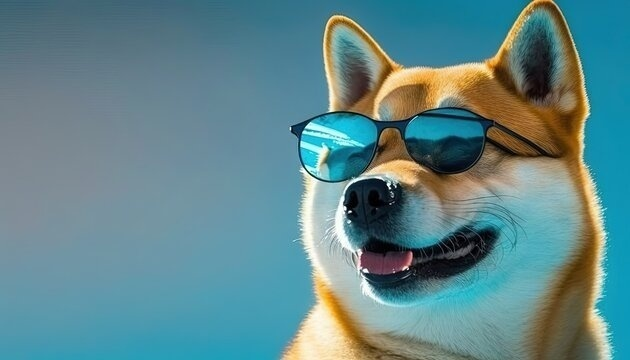
#> input picture DOGe.jpg, 630 x 360 px, found by its file name
$ jupyter execute chap147.ipynb
#> lines starting #> are read from the running program, lines starting #| are printed output that depends on the picture; after the words box and inside, x2 and y2 are one past the last pixel; in counts of white or black regions, pixels touching at a corner belong together
##### Chap 1.4.7 Cany Edge

[cell 1]
import cv2
import numpy as np
from matplotlib import pyplot as plt

[cell 2]
img = cv2.imread('doge.jpg',0)
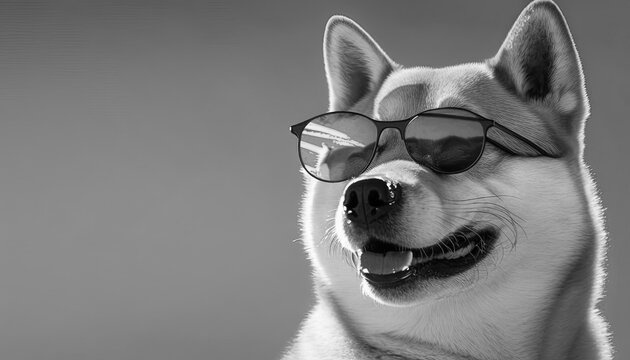
#> img: shape (360, 630); min 0, max 255, mean 123.6
edges = cv2.Canny(img,150,250)
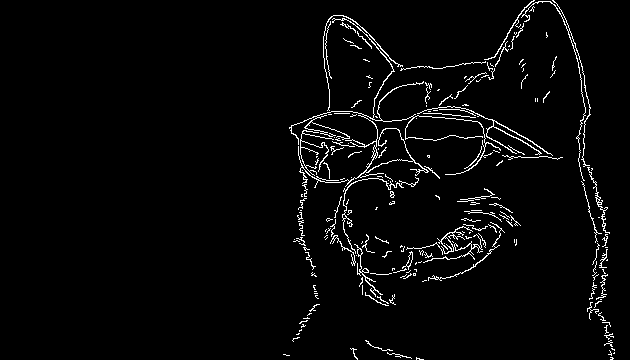
#> edges: shape (360, 630); 3% white in thin lines or dots, all inside (x1, y1, x2, y2) = (283, 0, 615, 360)
plt.subplot(121),plt.imshow(img,cmap = 'gray')
plt.title('Original Image'), plt.xticks([]), plt.yticks([])
plt.subplot(122),plt.imshow(edges,cmap = 'gray')
plt.title('Edge Image'), plt.xticks([]), plt.yticks([])
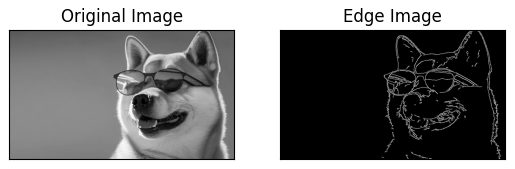
#> figure drawn by matplotlib, 2 panels

$ run again, with a.jpg copied over DOGe.jpg
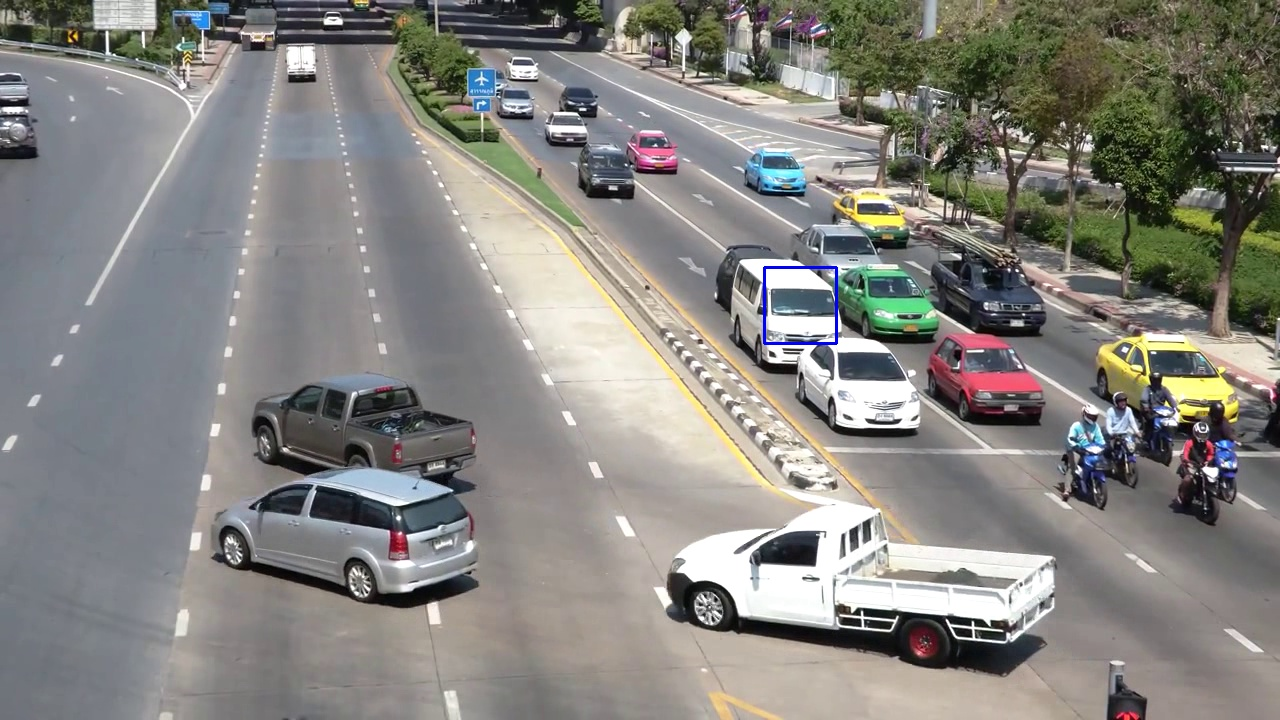
#> input picture a.jpg, 1280 x 720 px, found by its file name
#> `edges = cv2.Canny(img,150,250)`:
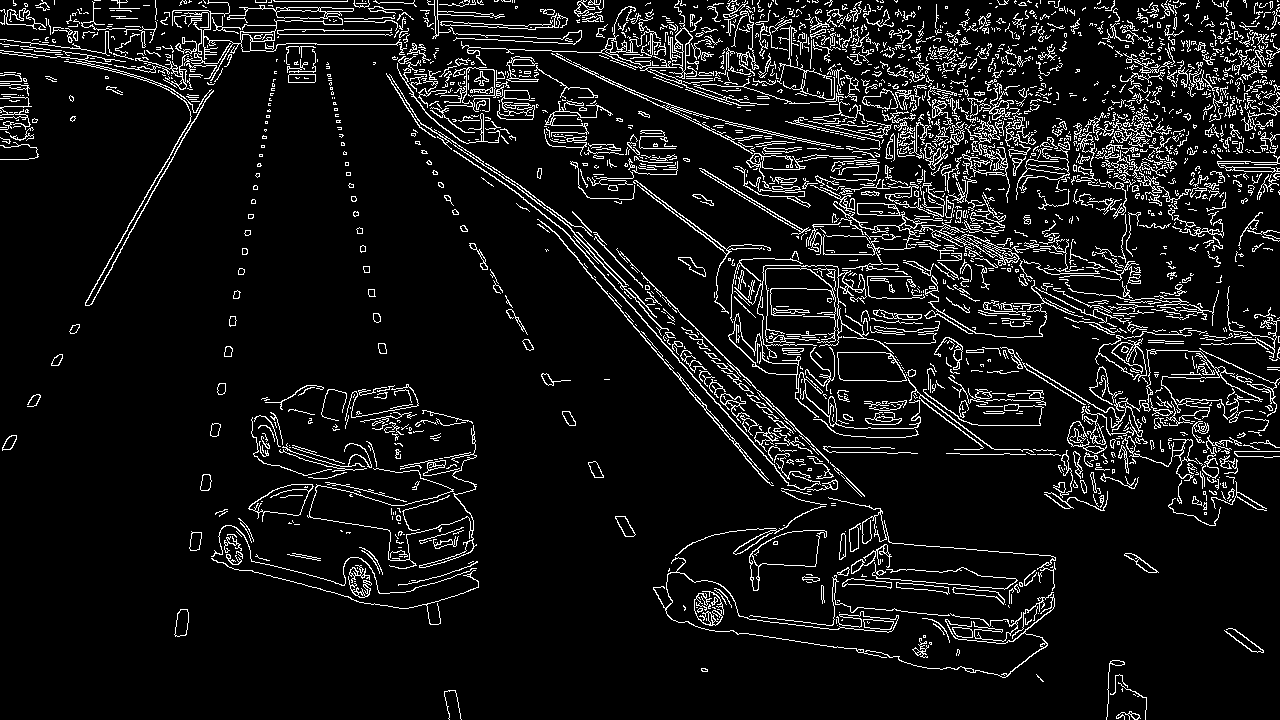
#> edges: shape (720, 1280); 8.4% white in thin lines or dots
#> `[cell 2] img = cv2.imread('doge.jpg',0) edges = cv2.Canny(img,150,250)..`:
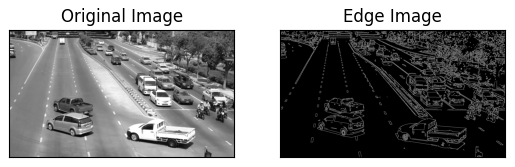
#> figure drawn by matplotlib, 2 panels
